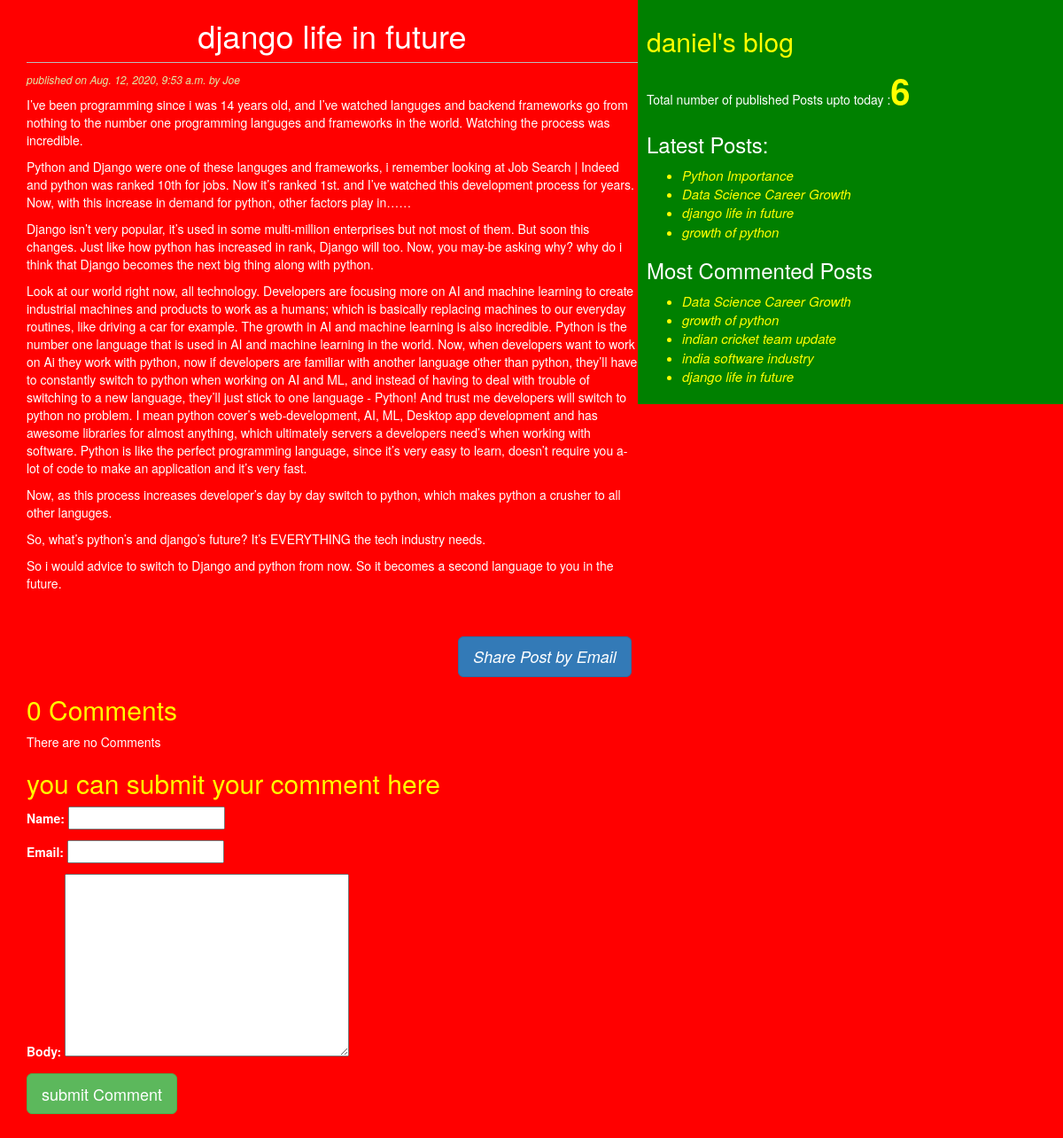
The app's page /2020/08/12/django-life-future with its own data.
### testapp/models.py (models this page shows, shortened)
class Post(models.Model):
    STATUS_CHOICE=(('draft','Draft'),('published','Published'))
    title=models.CharField(max_length=256)
    slug=models.SlugField(max_length=256,unique_for_date='publish')
    author=models.ForeignKey(User,related_name='blog_posts',on_delete=models.CASCADE)
    body=models.TextField()
    publish=models.DateTimeField(default=timezone.now)
    created=models.DateTimeField(auto_now_add=True)
    updated=models.DateTimeField(auto_now=True)
    status=models.CharField(max_length=10,choices=STATUS_CHOICE,default='draft')
    objects=CustomManager()
    tags=TaggableManager()
    class Meta:
        ordering=('-publish',)
    def get_absolute_url(self):
        return reverse('post_detail',args=[self.publish.year,self.publish.strftime('%m'),self.publish.strftime('%d'),self.slug])

### testapp/views.py (the view)
# urls.py: path('<int:year>/<int:month>/<int:day>/<slug:post>', views.post_detail_view,name='post_detail'),
def post_detail_view(request,year,month,day,post):
    post=get_object_or_404(Post,slug=post,status='published',publish__year=year,publish__month=month,publish__day=day)
    comments=post.comments.filter(active=True)
    csubmit=False
    if request.method=='POST':
        form=CommentForm(request.POST)
        if form.is_valid():
            new_comment=form.save(commit=False)
            new_comment.post=post
            new_comment.save()
            csubmit=True
    else:
        form=CommentForm
    return render(request,"testapp/post_detail.html",{'post':post,'form':form,'csubmit':csubmit,'comments':comments })

### testapp/models.py (called while the page is built)
    def get_queryset(self):
        return super().get_queryset().filter(status='published')

### testapp/templatetags/blog_tags.py (called while the page is built)
@register.simple_tag
def total_posts():
    return Post.objects.count()

@register.inclusion_tag('testapp/latest_posts123.html')
def show_latest_posts(count=3):
    latest_posts=Post.objects.order_by('-publish')[:count]
    return {'latest_posts':latest_posts}

@register.simple_tag
def get_most_commented_posts(count=5):
    return Post.objects.annotate(total_comments=Count('comments')).order_by('-total_comments')[:count]

### templates/testapp/post_detail.html (shortened to what this page needs)
<!DOCTYPE html>
{%extends 'testapp/base.html'%}
{%block content%}
  <h1>{{post.title}}</h1>
  <p id='date'>published on {{post.publish}} by {{post.author|title}}</p>
  {{post.body|linebreaks}}<br><br>
  <div class="container" align="center">
    <a href="/{{post.id}}/share" class="btn btn-primary btn-lg">Share Post by Email</a>
  </div>
  {% with comments.count as comments_count%}
  <h2>{{comments_count}} Comment{{comments_count|pluralize}}</h2>
  {%endwith%}
  {%if comments%}
    {%for comment in comments%}
      <p id='ch'> {{forlopp.counter}} Comment by {{comment.name}} at {{comment.created}}</p>
      <div class="cb">
        {{comment.body|linebreaks}}
      </div>
    {%endfor%}
    {%else%}
    <p>There are no Comments</p>
  {%endif%}
  {%if csubmit%}
    <p>Your comment added Successfully</p>
  {%else%}
    <h2>you can submit your comment here </h2>
    <form  method="post">
      {{form.as_p}}
      <input type="submit" class="btn btn-lg btn-success" value="submit Comment">
    </form>
  {%endif%}
  <br><br><br>
{%endblock%}

### templates/testapp/base.html (shortened to what this page needs)
<!DOCTYPE html>
{%load blog_tags%}
{%load static%}
<html lang="en" dir="ltr">
  <head>
    <link rel="stylesheet" href="https://stackpath.bootstrapcdn.com/bootstrap/3.4.1/css/bootstrap.min.css">
    <link rel="stylesheet" href="{% static "css/blog.css" %}">
  </head>
  <body>
    <div class="content">
      {%block content%}{%endblock%}
    </div>
    <div class="sidebar">
      <h2>daniel's blog</h2>
      <p>Total number of published Posts upto today :<span id='pcount'>{%total_posts%}</span> </p>
      <h3>Latest Posts:</h3><span id='updates'>{%show_latest_posts 4%}</span>
      <h3>Most Commented Posts</h3>
      {%get_most_commented_posts as most_commented_posts%}
      <ul>
        {%for post in most_commented_posts%}
        <li> <a href="{{post.get_absolute_url}}">{{post.title}}</a></li>
        {%endfor%}
      </ul>
    </div>
  </body>
</html>

### templates/testapp/latest_posts123.html
<ul>
  {%for post in latest_posts%}
  <li><a href="{{post.get_absolute_url}}">{{post.title}}</a></li>
  {%endfor%}
</ul>

### static/css/blog.css (style rules this page uses)
.content { width: 60%; float:left; padding: 0 0 0 30px; background: red; }
.sidebar { width:40%; float: right; padding:10px; background: green; }
h1 { text-align: center; border-bottom: 1px solid #bbb; padding-bottom: 10px; }
h2 { color:yellow; }
body { color: white; background-color: red; }
#date { color:#dea; font-size:12px; font-style:italic; }
a { color:yellow; font-size: 15px; font-style: italic; }
#pcount { font-size:40px; color:yellow; font-weight: bold; }
li { color:yellow; }
input { color: black; }
textarea { color:black }

### records on screen
Post: title "django life in future", publish "Aug. 12, 2020, 9:53 a.m.", author "Joe", body "I’ve been programming since i was 14 years old, and I’ve watched languges and backend frameworks go from nothing to the number one programming languges and frameworks in the world. Watching the process was incredible. Python and Django were one of these languges and frameworks, i remember looking at Job Search | Indeed and python was ranked 10th for jobs. Now it’s ranked 1st. and I’ve watched this development process for years. Now, with this increase in demand for python, other factors play in…… Django isn’t very popular, it’s used in some multi-million enterprises but not most of them. But soon this changes. Just like how python has increased in rank, Django will too. Now, you may-be…"
Post: title "Python Importance"
Post: title "Data Science Career Growth"
Post: title "growth of python"
Post: title "indian cricket team update"
Post: title "india software industry"

### other values on screen
{{ comments_count }} "0"
